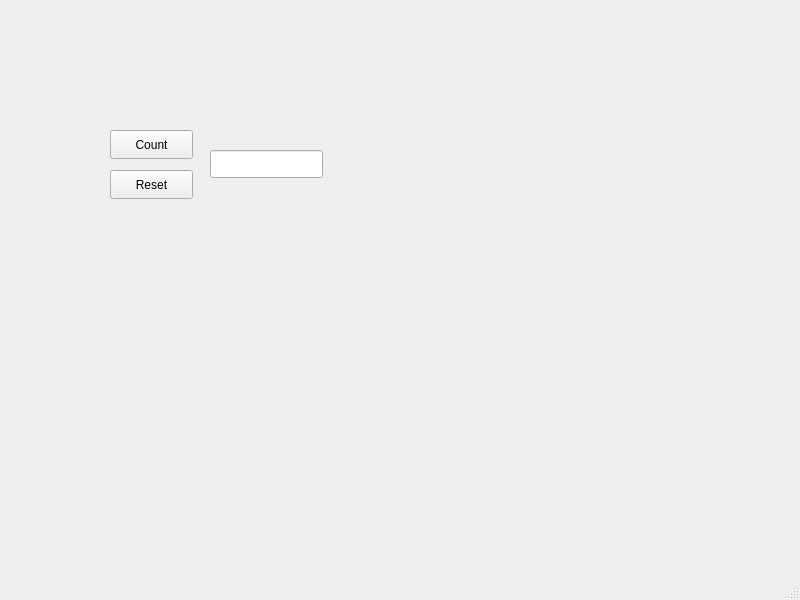
<?xml version="1.0" encoding="UTF-8"?>
<ui version="4.0">
 <class>MainWindow</class>
 <widget class="QMainWindow" name="MainWindow">
  <property name="geometry">
   <rect>
    <x>0</x>
    <y>0</y>
    <width>800</width>
    <height>600</height>
   </rect>
  </property>
  <property name="windowTitle">
   <string>MainWindow</string>
  </property>
  <widget class="QWidget" name="centralwidget">
   <widget class="QPushButton" name="pushButton1">
    <property name="geometry">
     <rect>
      <x>110</x>
      <y>130</y>
      <width>83</width>
      <height>29</height>
     </rect>
    </property>
    <property name="text">
     <string>Count</string>
    </property>
   </widget>
   <widget class="QPushButton" name="pushButton2">
    <property name="geometry">
     <rect>
      <x>110</x>
      <y>170</y>
      <width>83</width>
      <height>29</height>
     </rect>
    </property>
    <property name="text">
     <string>Reset</string>
    </property>
   </widget>
   <widget class="QLineEdit" name="lineEdit">
    <property name="geometry">
     <rect>
      <x>210</x>
      <y>150</y>
      <width>113</width>
      <height>28</height>
     </rect>
    </property>
   </widget>
  </widget>
  <widget class="QMenuBar" name="menubar">
   <property name="geometry">
    <rect>
     <x>0</x>
     <y>0</y>
     <width>800</width>
     <height>25</height>
    </rect>
   </property>
  </widget>
  <widget class="QStatusBar" name="statusbar"/>
 </widget>
 <resources/>
 <connections/>
</ui>
